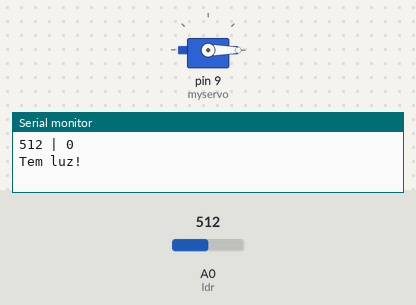
Simulated run of this sketch. Board: Arduino Uno, built with avr-gcc and run on an emulated ATmega328P. Shown: servo, the last lines printed to the serial monitor. The test bench sets the inputs (shaded band); at power-on: A0 (ldr) = 512.

Above: at 1.2 s.
1.3 s: A0 (ldr) set to 105
3.7 s: A0 (ldr) set to 89
At 7.6 s:
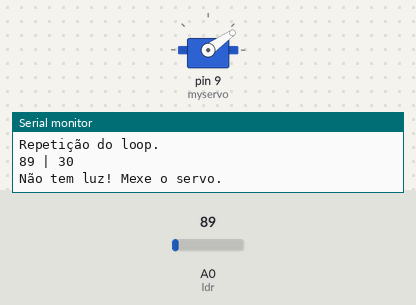
7.7 s: A0 (ldr) set to 110
At 8.7 s:
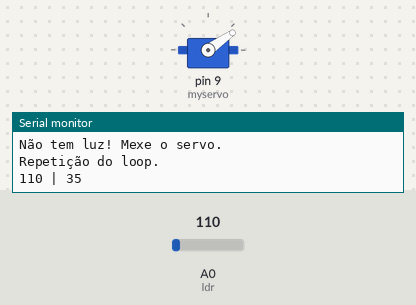
9.2 s: A0 (ldr) set to 90
At 13.1 s:
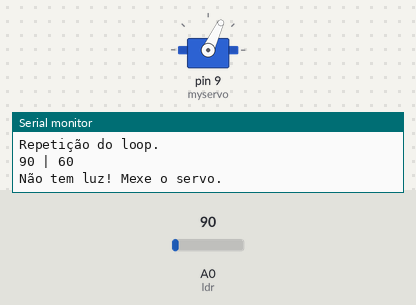
13.2 s: A0 (ldr) set to 122
At 14.1 s:
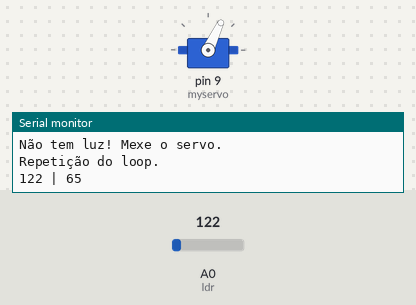
14.7 s: A0 (ldr) set to 0
At 17.4 s:
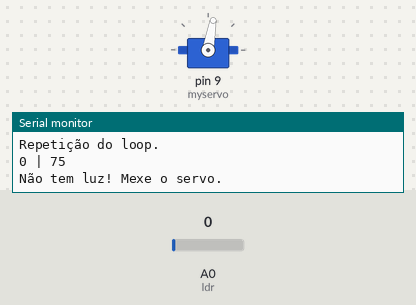
Timing chart, 0 to 23.0 s (numbered marks = the images above; inputs shaded):
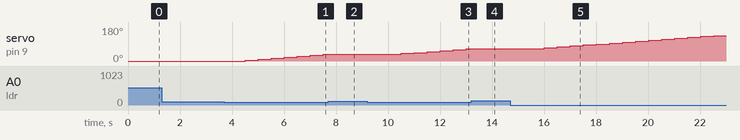

Measured:
- the behaviour switches between 100 and 99 on A0 (ldr) (found by bisection; images 0 and 1)
- after the input at 3.7 s, servo on pin 9 (myservo): moves from 0° to 35° over 3.0 s, starting after 0.80 s
- after the input at 7.7 s, servo on pin 9 (myservo): stays 35° (without the input it goes to 40° after 0.31 s)
- after the input at 9.2 s, servo on pin 9 (myservo): moves from 35° to 65° over 2.5 s, starting after 1.3 s
- after the input at 13.2 s, servo on pin 9 (myservo): stays 65° (without the input it goes to 70° after 0.31 s)
- after the input at 14.7 s, servo on pin 9 (myservo): moves from 65° to 135° over 6.5 s, starting after 1.3 s

The sketch:

Segue_luz_ldr_servo.ino
```cpp
#include <Servo.h>

Servo myservo;
int pos = 0;
int ldr = 0;

void setup()
{
  myservo.attach(9);
  Serial.begin(9600);
  myservo.write(0);

}


void loop(){


    int ldrValue = analogRead(ldr);
    Serial.print(ldrValue);
    Serial.print(" | ");
    Serial.println(pos);
    if(ldrValue < 100){
      if(pos <= 175){
        pos = pos + 5;
        myservo.write(pos);
        Serial.println("Não tem luz! Mexe o servo.");
      }else{
        pos = 0;
        myservo.write(pos);
        Serial.println("Chegou no limite! Volta.");
      }
    }else{
      while(analogRead(ldr) > 100){
        delay(1000);
        Serial.println("Tem luz!");
      }

    }
    delay(500);
    Serial.println("Repetição do loop.");


  }
```
